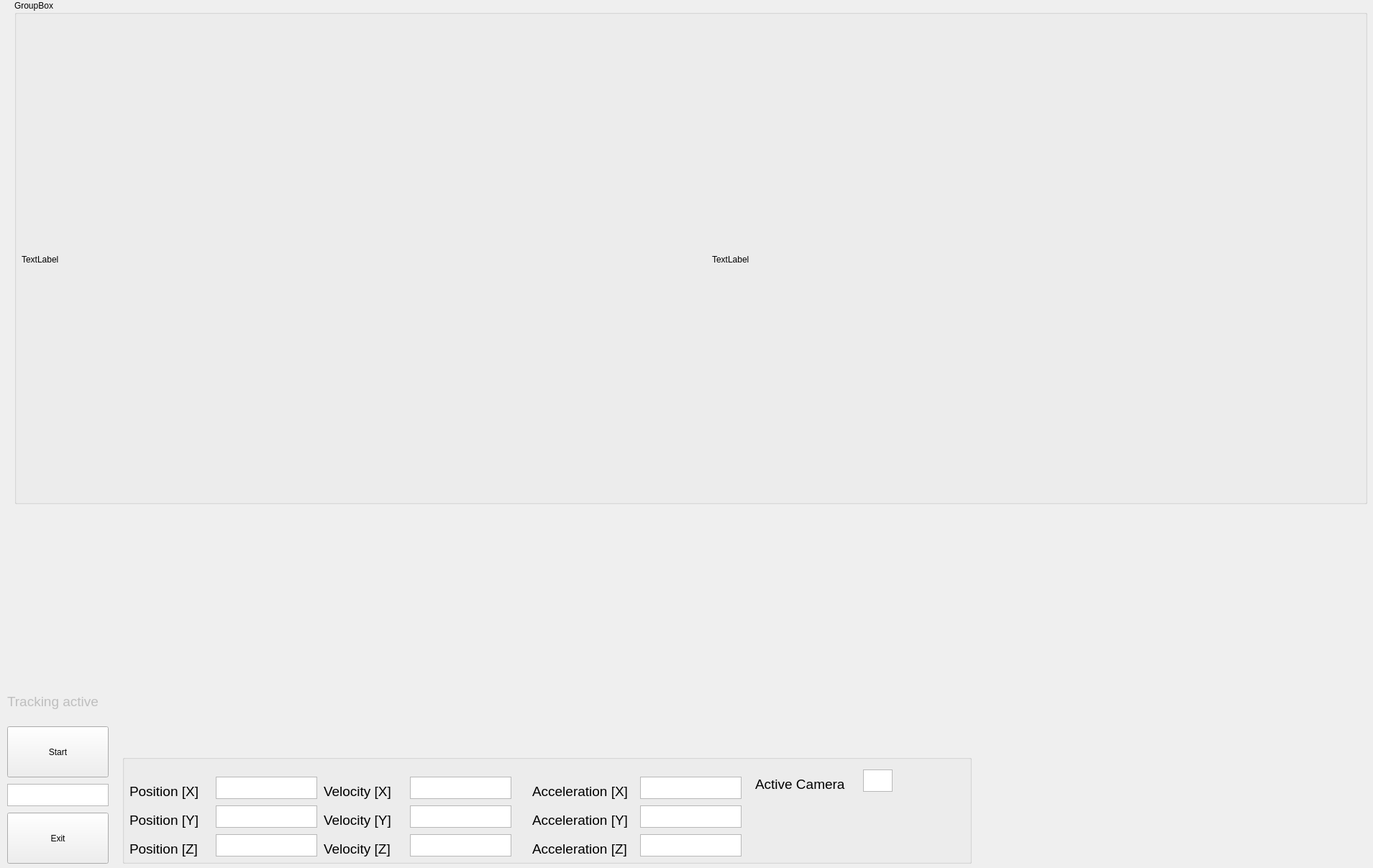
<?xml version="1.0" encoding="UTF-8"?>
<ui version="4.0">
 <class>C_frm_object_tracking</class>
 <widget class="QMainWindow" name="C_frm_object_tracking">
  <property name="geometry">
   <rect>
    <x>0</x>
    <y>0</y>
    <width>1909</width>
    <height>1207</height>
   </rect>
  </property>
  <property name="windowTitle">
   <string>Dialog</string>
  </property>
  <widget class="QWidget" name="centralwidget">
   <widget class="QPushButton" name="bt_exit">
    <property name="geometry">
     <rect>
      <x>10</x>
      <y>1130</y>
      <width>141</width>
      <height>71</height>
     </rect>
    </property>
    <property name="text">
     <string>Exit</string>
    </property>
   </widget>
   <widget class="QTextEdit" name="txb_zaehler">
    <property name="geometry">
     <rect>
      <x>10</x>
      <y>1090</y>
      <width>141</width>
      <height>31</height>
     </rect>
    </property>
   </widget>
   <widget class="QGroupBox" name="groupBox">
    <property name="geometry">
     <rect>
      <x>20</x>
      <y>0</y>
      <width>1881</width>
      <height>701</height>
     </rect>
    </property>
    <property name="title">
     <string>GroupBox</string>
    </property>
    <widget class="QLabel" name="lbl_img_left">
     <property name="geometry">
      <rect>
       <x>10</x>
       <y>30</y>
       <width>900</width>
       <height>661</height>
      </rect>
     </property>
     <property name="text">
      <string>TextLabel</string>
     </property>
    </widget>
    <widget class="QLabel" name="lbl_img_right">
     <property name="geometry">
      <rect>
       <x>970</x>
       <y>30</y>
       <width>900</width>
       <height>661</height>
      </rect>
     </property>
     <property name="text">
      <string>TextLabel</string>
     </property>
    </widget>
   </widget>
   <widget class="QPushButton" name="bt_start">
    <property name="geometry">
     <rect>
      <x>10</x>
      <y>1010</y>
      <width>141</width>
      <height>71</height>
     </rect>
    </property>
    <property name="text">
     <string>Start</string>
    </property>
   </widget>
   <widget class="QGroupBox" name="groupBox_2">
    <property name="geometry">
     <rect>
      <x>170</x>
      <y>1050</y>
      <width>1181</width>
      <height>151</height>
     </rect>
    </property>
    <property name="title">
     <string/>
    </property>
    <widget class="QTextEdit" name="txb_position_z">
     <property name="geometry">
      <rect>
       <x>130</x>
       <y>110</y>
       <width>141</width>
       <height>31</height>
      </rect>
     </property>
    </widget>
    <widget class="QTextEdit" name="txb_position_x">
     <property name="geometry">
      <rect>
       <x>130</x>
       <y>30</y>
       <width>141</width>
       <height>31</height>
      </rect>
     </property>
    </widget>
    <widget class="QTextEdit" name="txb_position_y">
     <property name="geometry">
      <rect>
       <x>130</x>
       <y>70</y>
       <width>141</width>
       <height>31</height>
      </rect>
     </property>
    </widget>
    <widget class="QLabel" name="label">
     <property name="geometry">
      <rect>
       <x>10</x>
       <y>40</y>
       <width>101</width>
       <height>21</height>
      </rect>
     </property>
     <property name="font">
      <font>
       <pointsize>14</pointsize>
      </font>
     </property>
     <property name="text">
      <string>Position [X]</string>
     </property>
    </widget>
    <widget class="QLabel" name="label_2">
     <property name="geometry">
      <rect>
       <x>10</x>
       <y>80</y>
       <width>101</width>
       <height>21</height>
      </rect>
     </property>
     <property name="font">
      <font>
       <pointsize>14</pointsize>
      </font>
     </property>
     <property name="text">
      <string>Position [Y]</string>
     </property>
    </widget>
    <widget class="QLabel" name="label_3">
     <property name="geometry">
      <rect>
       <x>10</x>
       <y>120</y>
       <width>101</width>
       <height>21</height>
      </rect>
     </property>
     <property name="font">
      <font>
       <pointsize>14</pointsize>
      </font>
     </property>
     <property name="text">
      <string>Position [Z]</string>
     </property>
    </widget>
    <widget class="QTextEdit" name="txb_velocity_z">
     <property name="geometry">
      <rect>
       <x>400</x>
       <y>110</y>
       <width>141</width>
       <height>31</height>
      </rect>
     </property>
    </widget>
    <widget class="QLabel" name="label_4">
     <property name="geometry">
      <rect>
       <x>280</x>
       <y>80</y>
       <width>101</width>
       <height>21</height>
      </rect>
     </property>
     <property name="font">
      <font>
       <pointsize>14</pointsize>
      </font>
     </property>
     <property name="text">
      <string>Velocity [Y]</string>
     </property>
    </widget>
    <widget class="QLabel" name="label_5">
     <property name="geometry">
      <rect>
       <x>280</x>
       <y>40</y>
       <width>101</width>
       <height>21</height>
      </rect>
     </property>
     <property name="font">
      <font>
       <pointsize>14</pointsize>
      </font>
     </property>
     <property name="text">
      <string>Velocity [X]</string>
     </property>
    </widget>
    <widget class="QLabel" name="label_6">
     <property name="geometry">
      <rect>
       <x>280</x>
       <y>120</y>
       <width>101</width>
       <height>21</height>
      </rect>
     </property>
     <property name="font">
      <font>
       <pointsize>14</pointsize>
      </font>
     </property>
     <property name="text">
      <string>Velocity [Z]</string>
     </property>
    </widget>
    <widget class="QTextEdit" name="txb_velocity_x">
     <property name="geometry">
      <rect>
       <x>400</x>
       <y>30</y>
       <width>141</width>
       <height>31</height>
      </rect>
     </property>
    </widget>
    <widget class="QTextEdit" name="txb_velocity_y">
     <property name="geometry">
      <rect>
       <x>400</x>
       <y>70</y>
       <width>141</width>
       <height>31</height>
      </rect>
     </property>
    </widget>
    <widget class="QTextEdit" name="txb_acceleration_z">
     <property name="geometry">
      <rect>
       <x>720</x>
       <y>110</y>
       <width>141</width>
       <height>31</height>
      </rect>
     </property>
    </widget>
    <widget class="QTextEdit" name="txb_acceleration_x">
     <property name="geometry">
      <rect>
       <x>720</x>
       <y>30</y>
       <width>141</width>
       <height>31</height>
      </rect>
     </property>
    </widget>
    <widget class="QTextEdit" name="txb_acceleration_y">
     <property name="geometry">
      <rect>
       <x>720</x>
       <y>70</y>
       <width>141</width>
       <height>31</height>
      </rect>
     </property>
    </widget>
    <widget class="QLabel" name="label_8">
     <property name="geometry">
      <rect>
       <x>570</x>
       <y>80</y>
       <width>141</width>
       <height>21</height>
      </rect>
     </property>
     <property name="font">
      <font>
       <pointsize>14</pointsize>
      </font>
     </property>
     <property name="text">
      <string>Acceleration [Y]</string>
     </property>
    </widget>
    <widget class="QLabel" name="label_9">
     <property name="geometry">
      <rect>
       <x>570</x>
       <y>120</y>
       <width>141</width>
       <height>21</height>
      </rect>
     </property>
     <property name="font">
      <font>
       <pointsize>14</pointsize>
      </font>
     </property>
     <property name="text">
      <string>Acceleration [Z]</string>
     </property>
    </widget>
    <widget class="QLabel" name="label_10">
     <property name="geometry">
      <rect>
       <x>570</x>
       <y>40</y>
       <width>141</width>
       <height>21</height>
      </rect>
     </property>
     <property name="font">
      <font>
       <pointsize>14</pointsize>
      </font>
     </property>
     <property name="text">
      <string>Acceleration [X]</string>
     </property>
    </widget>
    <widget class="QLabel" name="label_11">
     <property name="geometry">
      <rect>
       <x>880</x>
       <y>30</y>
       <width>141</width>
       <height>21</height>
      </rect>
     </property>
     <property name="font">
      <font>
       <pointsize>14</pointsize>
      </font>
     </property>
     <property name="text">
      <string>Active Camera</string>
     </property>
    </widget>
    <widget class="QTextEdit" name="txb_activeCamera">
     <property name="geometry">
      <rect>
       <x>1030</x>
       <y>20</y>
       <width>41</width>
       <height>31</height>
      </rect>
     </property>
    </widget>
   </widget>
   <widget class="QLabel" name="lbl_thread_running">
    <property name="enabled">
     <bool>false</bool>
    </property>
    <property name="geometry">
     <rect>
      <x>10</x>
      <y>960</y>
      <width>141</width>
      <height>31</height>
     </rect>
    </property>
    <property name="font">
     <font>
      <pointsize>14</pointsize>
     </font>
    </property>
    <property name="text">
     <string>Tracking active</string>
    </property>
   </widget>
   <widget class="QWidget" name="horizontalLayoutWidget">
    <property name="geometry">
     <rect>
      <x>1360</x>
      <y>709</y>
      <width>541</width>
      <height>491</height>
     </rect>
    </property>
    <layout class="QHBoxLayout" name="horizontalLayout"/>
   </widget>
  </widget>
 </widget>
 <resources/>
 <connections/>
</ui>
